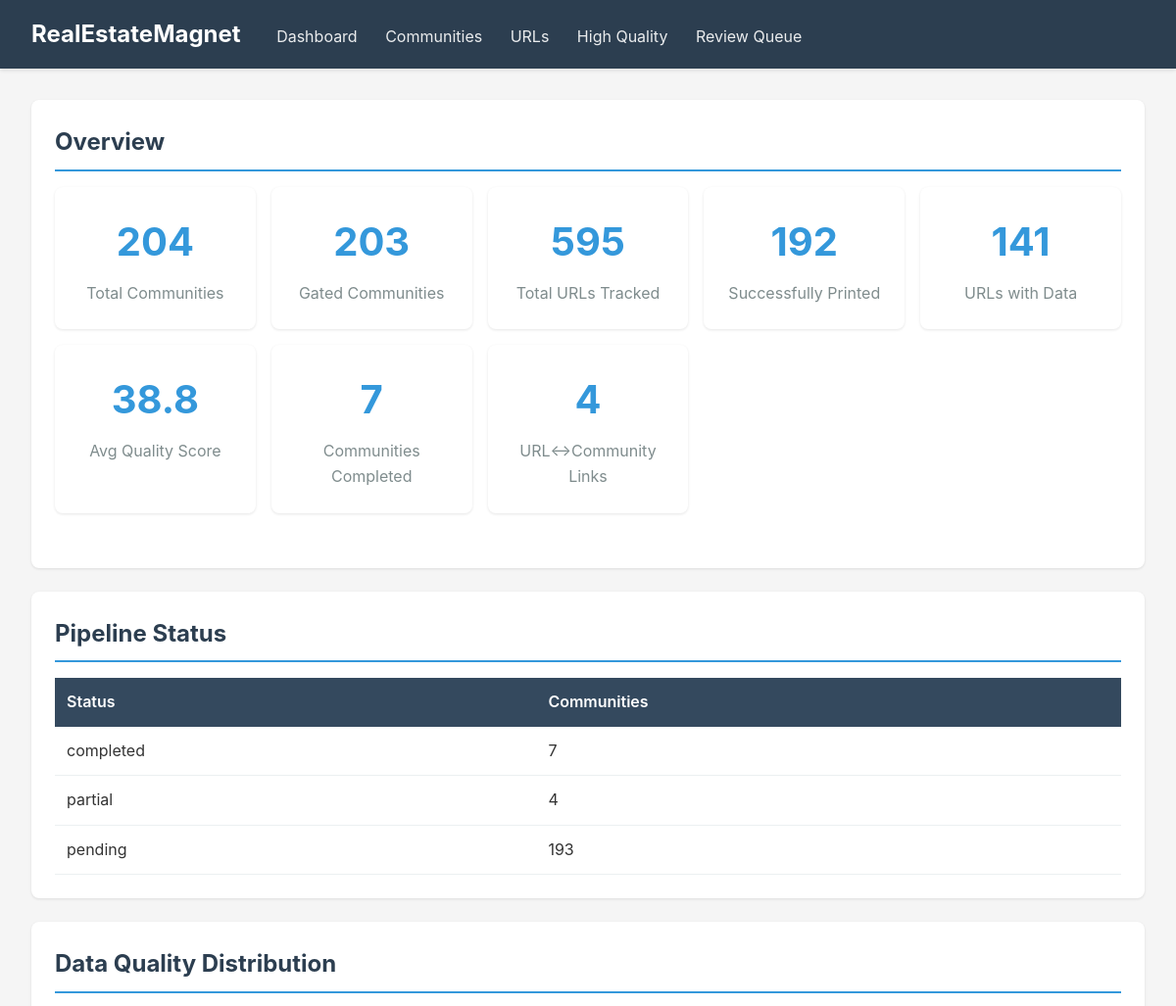
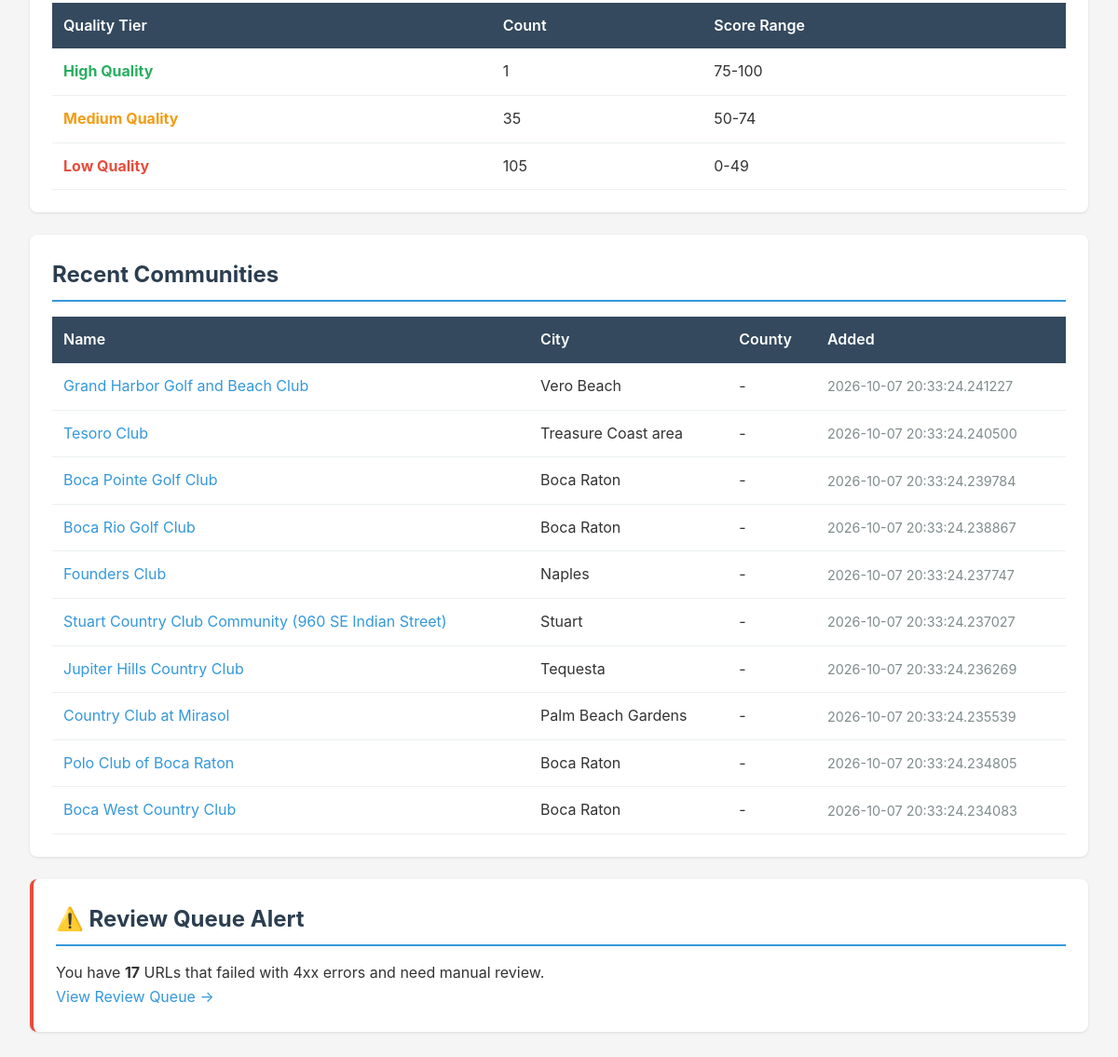
The page / on the database its author committed (2 pictures, top to bottom).
### modules/community/database.py (models this page shows, shortened)
class Base(DeclarativeBase):
    pass

class CommunityPipelineStatusRow(Base):
    __tablename__ = "community_pipeline_status"
    community_slug = Column(
        String(255), ForeignKey("communities.slug"), primary_key=True
    )
    status = Column(String(20), nullable=False, default="pending", index=True)
    sort_order = Column(Integer, default=0, index=True)
    attempts = Column(Integer, default=0)
    started_at = Column(DateTime)
    completed_at = Column(DateTime)
    last_heartbeat = Column(DateTime)
    last_error = Column(Text)
    updated_at = Column(
        DateTime,
        default=lambda: datetime.now(timezone.utc),
        onupdate=lambda: datetime.now(timezone.utc),
    )

class CommunityRow(Base):
    __tablename__ = "communities"
    id = Column(String(36), primary_key=True, default=lambda: str(uuid.uuid4()))
    name = Column(String(255), nullable=False, index=True)
    slug = Column(String(255), unique=True, nullable=False, index=True)
    county_fips = Column(String(10), index=True)
    city = Column(String(100), index=True)
    hoa_name = Column(String(255))
    cdd_name = Column(String(255))
    is_gated = Column(Boolean, default=True, index=True)
    latitude = Column(Float)
    longitude = Column(Float)
    overview = Column(Text)
    notes = Column(Text)
    data_source = Column(String(50), default="file_store")
    created_at = Column(DateTime, default=lambda: datetime.now(timezone.utc))
    updated_at = Column(DateTime, default=lambda: datetime.now(timezone.utc), onupdate=lambda: datetime.now(timezone.utc))
    fees = relationship("FeeRow", back_populates="community", cascade="all, delete-orphan")
    amenities = relationship("AmenityRow", back_populates="community", cascade="all, delete-orphan")
    demographics_entries = relationship("DemographicsRow", back_populates="community", cascade="all, delete-orphan")
    proximity_entries = relationship("ProximityRow", back_populates="community", cascade="all, delete-orphan")

### modules/web/viewer.py (the view)
@app.get("/", response_class=HTMLResponse)
async def dashboard(request: Request):
    conn = get_db()
    cursor = conn.cursor()
    cursor.execute("SELECT COUNT(*) FROM communities")
    total_communities = cursor.fetchone()[0]
    cursor.execute("SELECT COUNT(*) FROM communities WHERE is_gated = 1")
    gated_communities = cursor.fetchone()[0]
    try:
        cursor.execute("SELECT COUNT(*) FROM source_urls")
        total_urls = cursor.fetchone()[0]
        cursor.execute("SELECT COUNT(*) FROM source_urls WHERE status = 'printed'")
        printed_urls = cursor.fetchone()[0]
        cursor.execute("SELECT COUNT(*) FROM source_urls WHERE status = 'failed_4xx'")
        failed_urls = cursor.fetchone()[0]
        cursor.execute("SELECT COUNT(*) FROM source_urls WHERE has_community_data = 1")
        urls_with_data = cursor.fetchone()[0]
        cursor.execute("SELECT AVG(data_quality_score) FROM source_urls WHERE has_community_data = 1")
        avg_quality = cursor.fetchone()[0] or 0
        cursor.execute("SELECT COUNT(*) FROM source_urls WHERE data_quality_score >= 75")
        high_quality_count = cursor.fetchone()[0]
        cursor.execute("""
            SELECT
                CASE
                    WHEN data_quality_score >= 75 THEN 'high'
                    WHEN data_quality_score >= 50 THEN 'medium'
                    ELSE 'low'
                END as tier,
                COUNT(*) as count
            FROM source_urls
            WHERE has_community_data = 1
            GROUP BY tier
        """)
        quality_distribution = {row[0]: row[1] for row in cursor.fetchall()}
    except sqlite3.OperationalError:
        total_urls = printed_urls = failed_urls = urls_with_data = 0
        avg_quality = 0
        high_quality_count = 0
        quality_distribution = {'high': 0, 'medium': 0, 'low': 0}
    try:
        cursor.execute(
            "SELECT status, COUNT(*) FROM community_pipeline_status GROUP BY status"
        )
        pipeline_statuses = {row[0]: row[1] for row in cursor.fetchall()}
    except sqlite3.OperationalError:
        pipeline_statuses = {}
    try:
        cursor.execute("SELECT COUNT(*) FROM community_urls")
        community_url_links = cursor.fetchone()[0]
    except sqlite3.OperationalError:
        community_url_links = 0
    cursor.execute("""
        SELECT name, slug, city, county_fips, created_at
        FROM communities
        ORDER BY created_at DESC
        LIMIT 10
    """)
    recent_communities = cursor.fetchall()
    conn.close()
    return templates.TemplateResponse(
        request,
        name="dashboard.html",
        context={
            "total_communities": total_communities,
            "gated_communities": gated_communities,
            "total_urls": total_urls,
            "printed_urls": printed_urls,
            "failed_urls": failed_urls,
            "urls_with_data": urls_with_data,
            "avg_quality": round(avg_quality, 1),
            "high_quality_count": high_quality_count,
            "quality_distribution": quality_distribution,
            "recent_communities": recent_communities,
            "pipeline_statuses": pipeline_statuses,
            "community_url_links": community_url_links,
        }
    )

### modules/web/templates/dashboard.html (shortened to what this page needs)
{% extends "base.html" %}
{% block content %}
<div class="card">
    <h2>Overview</h2>
    <div class="stats-grid">
        <div class="stat-box">
            <div class="value">{{ total_communities }}</div>
            <div class="label">Total Communities</div>
        </div>
        <div class="stat-box">
            <div class="value">{{ gated_communities }}</div>
            <div class="label">Gated Communities</div>
        </div>
        <div class="stat-box">
            <div class="value">{{ total_urls }}</div>
            <div class="label">Total URLs Tracked</div>
        </div>
        <div class="stat-box">
            <div class="value">{{ printed_urls }}</div>
            <div class="label">Successfully Printed</div>
        </div>
        <div class="stat-box">
            <div class="value">{{ urls_with_data }}</div>
            <div class="label">URLs with Data</div>
        </div>
        <div class="stat-box">
            <div class="value">{{ avg_quality }}</div>
            <div class="label">Avg Quality Score</div>
        </div>
        <div class="stat-box">
            <div class="value">{{ pipeline_statuses.get('completed', 0) }}</div>
            <div class="label">Communities Completed</div>
        </div>
        <div class="stat-box">
            <div class="value">{{ community_url_links }}</div>
            <div class="label">URL↔Community Links</div>
        </div>
    </div>
</div>
<div class="card">
    <h2>Pipeline Status</h2>
    <table>
        <thead>
            <tr>
                <th>Status</th>
                <th>Communities</th>
            </tr>
        </thead>
        <tbody>
            {% for status, count in pipeline_statuses.items() %}
            <tr>
                <td>{{ status }}</td>
                <td>{{ count }}</td>
            </tr>
            {% else %}
            <tr>
                <td colspan="2" class="text-muted">No pipeline data yet.</td>
            </tr>
            {% endfor %}
        </tbody>
    </table>
</div>
<div class="card">
    <h2>Data Quality Distribution</h2>
    <table>
        <thead>
            <tr>
                <th>Quality Tier</th>
                <th>Count</th>
                <th>Score Range</th>
            </tr>
        </thead>
        <tbody>
            <tr>
                <td><span class="quality-high">High Quality</span></td>
                <td>{{ quality_distribution.get('high', 0) }}</td>
                <td>75-100</td>
            </tr>
            <tr>
                <td><span class="quality-medium">Medium Quality</span></td>
                <td>{{ quality_distribution.get('medium', 0) }}</td>
                <td>50-74</td>
            </tr>
            <tr>
                <td><span class="quality-low">Low Quality</span></td>
                <td>{{ quality_distribution.get('low', 0) }}</td>
                <td>0-49</td>
            </tr>
        </tbody>
    </table>
</div>
<div class="card">
    <h2>Recent Communities</h2>
    <table>
        <thead>
            <tr>
                <th>Name</th>
                <th>City</th>
                <th>County</th>
                <th>Added</th>
            </tr>
        </thead>
        <tbody>
            {% for community in recent_communities %}
            <tr>
                <td><a href="/communities/{{ community.slug }}">{{ community.name }}</a></td>
                <td>{{ community.city or '-' }}</td>
                <td>{{ community.county_fips or '-' }}</td>
                <td class="text-muted text-small">{{ community.created_at }}</td>
            </tr>
            {% endfor %}
        </tbody>
    </table>
</div>
{% if failed_urls > 0 %}
<div class="card" style="border-left: 4px solid #e74c3c;">
    <h2>⚠️ Review Queue Alert</h2>
    <p>You have <strong>{{ failed_urls }}</strong> URLs that failed with 4xx errors and need manual review.</p>
    <p><a href="/review-queue">View Review Queue →</a></p>
</div>
{% endif %}
{% endblock %}

### modules/web/templates/base.html (shortened to what this page needs)
<!DOCTYPE html>
<html lang="en">
<head>
</head>
<body>
    <nav>
        <h1>RealEstateMagnet</h1>
        <a href="/">Dashboard</a>
        <a href="/communities">Communities</a>
        <a href="/urls">URLs</a>
        <a href="/high-quality">High Quality</a>
        <a href="/review-queue">Review Queue</a>
    </nav>
    <div class="container">
        {% block content %}{% endblock %}
    </div>
</body>
</html>

### modules/web/templates/base.html (style rules this page uses)
* { margin: 0; padding: 0; box-sizing: border-box; }
body { font-family: -apple-system, BlinkMacSystemFont, 'Segoe UI', Roboto, Oxygen, Ubuntu, Cantarell, sans-serif; background: #f5f5f5; color: #333; line-height: 1.6; }
nav { background: #2c3e50; color: white; padding: 1rem 2rem; box-shadow: 0 2px 4px rgba(0,0,0,0.1); }
nav h1 { display: inline-block; font-size: 1.5rem; margin-right: 2rem; }
nav a { color: white; text-decoration: none; margin-right: 1.5rem; opacity: 0.9; transition: opacity 0.2s; }
.container { max-width: 1400px; margin: 2rem auto; padding: 0 2rem; }
.card { background: white; border-radius: 8px; padding: 1.5rem; margin-bottom: 1.5rem; box-shadow: 0 1px 3px rgba(0,0,0,0.1); }
.card h2 { color: #2c3e50; margin-bottom: 1rem; border-bottom: 2px solid #3498db; padding-bottom: 0.5rem; }
.stats-grid { display: grid; grid-template-columns: repeat(auto-fit, minmax(200px, 1fr)); gap: 1rem; margin-bottom: 2rem; }
.stat-box { background: white; padding: 1.5rem; border-radius: 8px; text-align: center; box-shadow: 0 1px 3px rgba(0,0,0,0.1); }
.stat-box .value { font-size: 2.5rem; font-weight: bold; color: #3498db; }
.stat-box .label { color: #7f8c8d; margin-top: 0.5rem; }
table { width: 100%; border-collapse: collapse; margin-top: 1rem; }
th { background: #34495e; color: white; padding: 0.75rem; text-align: left; font-weight: 600; }
td { padding: 0.75rem; border-bottom: 1px solid #ecf0f1; }
a { color: #3498db; text-decoration: none; }
.quality-high { color: #27ae60; font-weight: bold; }
.quality-medium { color: #f39c12; font-weight: bold; }
.quality-low { color: #e74c3c; font-weight: bold; }
.text-muted { color: #7f8c8d; }
.text-small { font-size: 0.9rem; }

### rows shown on the page
CommunityPipelineStatusRow: status "completed", sort_order "7"
CommunityPipelineStatusRow: status "partial", sort_order "4"
CommunityPipelineStatusRow: status "pending", sort_order "193"
CommunityRow: name "Grand Harbor Golf and Beach Club", city "Vero Beach", county_fips "-", created_at "2026-10-07 20:33:24.241227"
CommunityRow: name "Tesoro Club", city "Treasure Coast area", county_fips "-", created_at "2026-10-07 20:33:24.240500"
CommunityRow: name "Boca Pointe Golf Club", city "Boca Raton", county_fips "-", created_at "2026-10-07 20:33:24.239784"
CommunityRow: name "Boca Rio Golf Club", city "Boca Raton", county_fips "-", created_at "2026-10-07 20:33:24.238867"
CommunityRow: name "Founders Club", city "Naples", county_fips "-", created_at "2026-10-07 20:33:24.237747"
CommunityRow: name "Stuart Country Club Community (960 SE Indian Street)", city "Stuart", county_fips "-", created_at "2026-10-07 20:33:24.237027"
CommunityRow: name "Jupiter Hills Country Club", city "Tequesta", county_fips "-", created_at "2026-10-07 20:33:24.236269"
CommunityRow: name "Country Club at Mirasol", city "Palm Beach Gardens", county_fips "-", created_at "2026-10-07 20:33:24.235539"
CommunityRow: name "Polo Club of Boca Raton", city "Boca Raton", county_fips "-", created_at "2026-10-07 20:33:24.234805"
CommunityRow: name "Boca West Country Club", city "Boca Raton", county_fips "-", created_at "2026-10-07 20:33:24.234083"

### other values the page prints
{{ total_communities }} "204"
{{ gated_communities }} "203"
{{ total_urls }} "595"
{{ printed_urls }} "192"
{{ urls_with_data }} "141"
{{ avg_quality }} "38.8"
{{ pipeline_statuses.get('completed', 0) }} "7"
{{ community_url_links }} "4"
{{ quality_distribution.get('high', 0) }} "1"
{{ quality_distribution.get('medium', 0) }} "35"
{{ quality_distribution.get('low', 0) }} "105"
{{ failed_urls }} "17"
